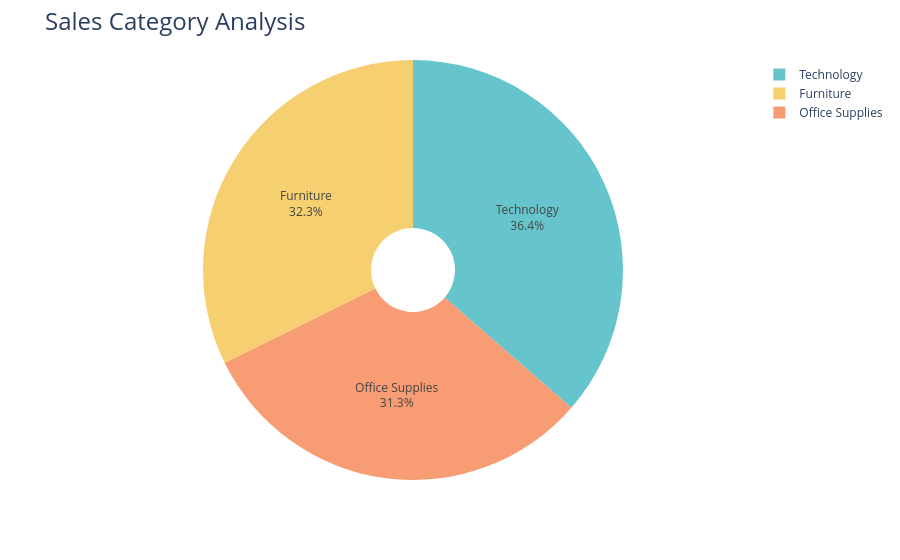

Write notebook code for a chart like this one.
### Code cell
fig = px.pie(sales_by_category,
            values='Sales',
            names='Category',
            #title='Sales by category',
            hole=0.2,
            color_discrete_sequence=px.colors.qualitative.Pastel)
fig.update_traces(textposition='inside',textinfo='percent+label')
fig.update_layout(title_text ='Sales Category Analysis',title_font=dict(size=24))

### Figure 1 — Plotly figure (JSON) as saved in the notebook; plotly's stock layout.template omitted (floating-point values rounded to 4 significant figures)
{"data": [{"domain": {"x": [0, 1], "y": [0, 1]}, "hole": 0.2, "hovertemplate": "Category=%{label}<br>Sales=%{value}<extra></extra>", "labels": ["Furniture", "Office Supplies", "Technology"], "legendgroup": "", "name": "", "showlegend": true, "textinfo": "percent+label", "textposition": "inside", "type": "pie", "values": [742000.0, 719000.0, 836200.0]}], "layout": {"legend": {"tracegroupgap": 0}, "margin": {"t": 60}, "piecolorway": ["rgb(102, 197, 204)", "rgb(246, 207, 113)", "rgb(248, 156, 116)", "rgb(220, 176, 242)", "rgb(135, 197, 95)", "rgb(158, 185, 243)", "rgb(254, 136, 177)", "rgb(201, 219, 116)", "rgb(139, 224, 164)", "rgb(180, 151, 231)", "rgb(179, 179, 179)"], "title": {"font": {"size": 24}, "text": "Sales Category Analysis"}}}
